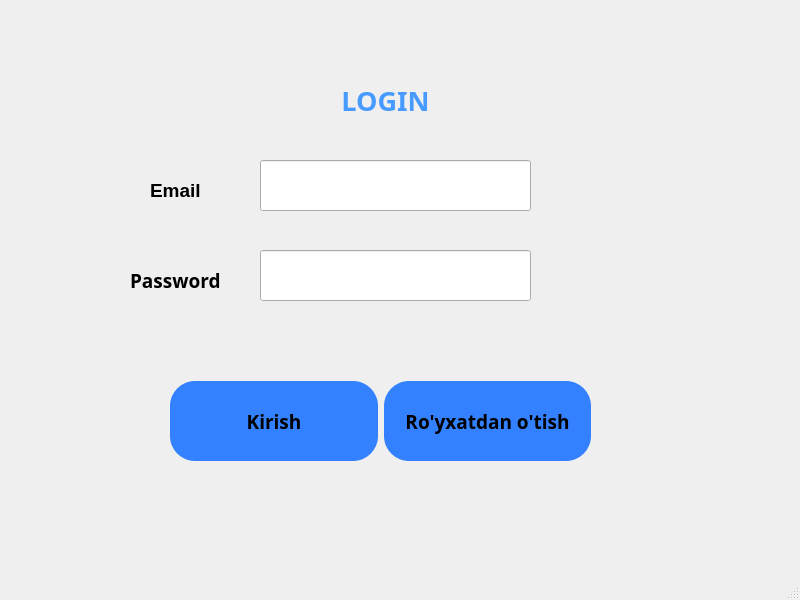
<?xml version="1.0" encoding="UTF-8"?>
<ui version="4.0">
 <class>MainWindow</class>
 <widget class="QMainWindow" name="MainWindow">
  <property name="geometry">
   <rect>
    <x>0</x>
    <y>0</y>
    <width>800</width>
    <height>600</height>
   </rect>
  </property>
  <property name="windowTitle">
   <string>MainWindow</string>
  </property>
  <widget class="QWidget" name="centralwidget">
   <widget class="QLabel" name="label">
    <property name="geometry">
     <rect>
      <x>260</x>
      <y>70</y>
      <width>251</width>
      <height>61</height>
     </rect>
    </property>
    <property name="font">
     <font>
      <family>Segoe UI Variable Text Semibold</family>
      <pointsize>20</pointsize>
      <weight>75</weight>
      <bold>true</bold>
     </font>
    </property>
    <property name="focusPolicy">
     <enum>Qt::StrongFocus</enum>
    </property>
    <property name="layoutDirection">
     <enum>Qt::RightToLeft</enum>
    </property>
    <property name="autoFillBackground">
     <bool>true</bool>
    </property>
    <property name="styleSheet">
     <string notr="true">color: rgb(71, 154, 255);</string>
    </property>
    <property name="text">
     <string>LOGIN</string>
    </property>
    <property name="alignment">
     <set>Qt::AlignCenter</set>
    </property>
   </widget>
   <widget class="QLineEdit" name="lineEdit">
    <property name="geometry">
     <rect>
      <x>260</x>
      <y>160</y>
      <width>271</width>
      <height>51</height>
     </rect>
    </property>
    <property name="sizePolicy">
     <sizepolicy hsizetype="Fixed" vsizetype="Fixed">
      <horstretch>0</horstretch>
      <verstretch>0</verstretch>
     </sizepolicy>
    </property>
    <property name="minimumSize">
     <size>
      <width>100</width>
      <height>10</height>
     </size>
    </property>
    <property name="maximumSize">
     <size>
      <width>300</width>
      <height>100</height>
     </size>
    </property>
    <property name="font">
     <font>
      <pointsize>10</pointsize>
     </font>
    </property>
   </widget>
   <widget class="QLabel" name="label_2">
    <property name="geometry">
     <rect>
      <x>150</x>
      <y>180</y>
      <width>71</width>
      <height>21</height>
     </rect>
    </property>
    <property name="font">
     <font>
      <family>Nirmala UI</family>
      <pointsize>14</pointsize>
      <weight>75</weight>
      <bold>true</bold>
     </font>
    </property>
    <property name="text">
     <string>Email</string>
    </property>
   </widget>
   <widget class="QLabel" name="label_3">
    <property name="geometry">
     <rect>
      <x>130</x>
      <y>260</y>
      <width>111</width>
      <height>41</height>
     </rect>
    </property>
    <property name="maximumSize">
     <size>
      <width>150</width>
      <height>100</height>
     </size>
    </property>
    <property name="font">
     <font>
      <family>Segoe UI Black</family>
      <pointsize>14</pointsize>
      <weight>75</weight>
      <bold>true</bold>
     </font>
    </property>
    <property name="text">
     <string>Password</string>
    </property>
   </widget>
   <widget class="QLineEdit" name="lineEdit_2">
    <property name="geometry">
     <rect>
      <x>260</x>
      <y>250</y>
      <width>271</width>
      <height>51</height>
     </rect>
    </property>
    <property name="sizePolicy">
     <sizepolicy hsizetype="Fixed" vsizetype="Fixed">
      <horstretch>0</horstretch>
      <verstretch>0</verstretch>
     </sizepolicy>
    </property>
    <property name="minimumSize">
     <size>
      <width>100</width>
      <height>10</height>
     </size>
    </property>
    <property name="font">
     <font>
      <pointsize>10</pointsize>
      <weight>75</weight>
      <bold>true</bold>
     </font>
    </property>
   </widget>
   <widget class="QWidget" name="layoutWidget">
    <property name="geometry">
     <rect>
      <x>170</x>
      <y>380</y>
      <width>421</width>
      <height>82</height>
     </rect>
    </property>
    <layout class="QHBoxLayout" name="horizontalLayout">
     <item>
      <widget class="QPushButton" name="pushButton_2">
       <property name="minimumSize">
        <size>
         <width>150</width>
         <height>80</height>
        </size>
       </property>
       <property name="sizeIncrement">
        <size>
         <width>100</width>
         <height>80</height>
        </size>
       </property>
       <property name="baseSize">
        <size>
         <width>100</width>
         <height>100</height>
        </size>
       </property>
       <property name="font">
        <font>
         <family>Yu Gothic UI Semibold</family>
         <pointsize>14</pointsize>
         <weight>75</weight>
         <bold>true</bold>
        </font>
       </property>
       <property name="layoutDirection">
        <enum>Qt::LeftToRight</enum>
       </property>
       <property name="autoFillBackground">
        <bool>false</bool>
       </property>
       <property name="styleSheet">
        <string notr="true">background-color: rgb(51, 129, 255);
border-radius: 25px;</string>
       </property>
       <property name="text">
        <string>Kirish</string>
       </property>
      </widget>
     </item>
     <item>
      <widget class="QPushButton" name="pushButton">
       <property name="minimumSize">
        <size>
         <width>150</width>
         <height>80</height>
        </size>
       </property>
       <property name="sizeIncrement">
        <size>
         <width>100</width>
         <height>80</height>
        </size>
       </property>
       <property name="baseSize">
        <size>
         <width>100</width>
         <height>100</height>
        </size>
       </property>
       <property name="font">
        <font>
         <family>Yu Gothic UI Semibold</family>
         <pointsize>14</pointsize>
         <weight>75</weight>
         <bold>true</bold>
        </font>
       </property>
       <property name="layoutDirection">
        <enum>Qt::LeftToRight</enum>
       </property>
       <property name="autoFillBackground">
        <bool>false</bool>
       </property>
       <property name="styleSheet">
        <string notr="true">background-color: rgb(51, 129, 255);
border-radius: 25px;</string>
       </property>
       <property name="text">
        <string>Ro'yxatdan o'tish</string>
       </property>
      </widget>
     </item>
    </layout>
   </widget>
  </widget>
  <widget class="QMenuBar" name="menubar">
   <property name="geometry">
    <rect>
     <x>0</x>
     <y>0</y>
     <width>800</width>
     <height>26</height>
    </rect>
   </property>
  </widget>
  <widget class="QStatusBar" name="statusbar"/>
 </widget>
 <resources/>
 <connections/>
</ui>
